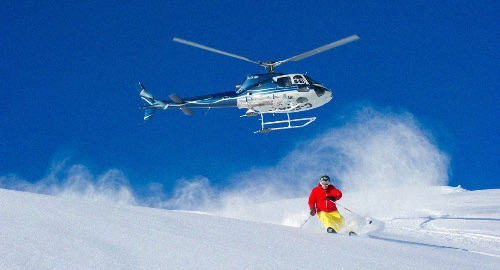
#> input picture hw3/hw3_data/whistler.jpg, 500 x 270 px
$ jupyter execute --allow-errors p1_seam_carve.ipynb   (older library calls are emulated)
#> lines starting #> are read from the running program, lines starting #| are printed output that depends on the picture
[cell 1]
import cv2
import numpy as np

[cell 2]
np.set_printoptions(suppress=True)
img = cv2.imread("hw3_data/whistler.jpg").astype(np.float32)
img_with_seam = img.copy()

[cell 3]
img_energy = np.abs(cv2.Sobel(cv2.cvtColor(img, cv2.COLOR_BGR2GRAY), cv2.CV_32F, 1, 0)) + np.abs(cv2.Sobel(cv2.cvtColor(img, cv2.COLOR_BGR2GRAY), cv2.CV_32F, 0, 1))
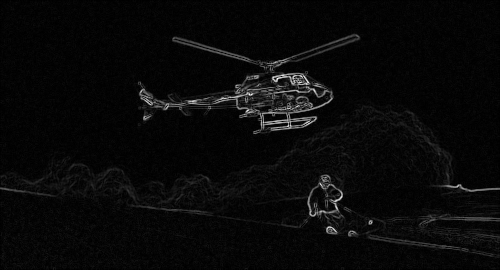
#> img_energy: shape (270, 500) float32; min 0, max 1147.5, mean 43.3; drawn with min black and max white

[cell 4]
img_energy.dtype

[cell 5]
W_matrix = np.empty((img.shape[0], img.shape[1]))

[cell 6]
W_matrix[:, [0,W_matrix.shape[1]-1]] = 10000000

[cell 7]
#Prefilling W_matrix top and bottom rows with default energy values from img_energy
#W_matrix[0, 1:W_matrix.shape[1]-1] = img_energy[0, 1:img_energy.shape[1]-1]

[cell 8]
a = np.random.randint( 0,100, 20 )
print(a)
is_max = np.zeros_like(a, dtype=np.bool)
left = a[ :-2]
print("l", left)
right = a[ 2: ]
print("r", right)
center = a[ 1:-1 ]
print("c", center)
print(np.min(np.vstack((left, right, center)), axis=0))
#is_max[ 1:-1 ] = (center > right) * (center > left)
#is_max[0] = a[0] > a[1]
#is_max[-1] = a[-1] > a[-2]
#print(is_max)
#print("Indices of local maxima in a:", np.where(is_max)[0])

#Stack the views on top of each other and find min using np.min(.. axis = 1)

[cell 9]
W_matrix

[cell 10]
def recursion(rowlocation, W_matrix, img_energy):
    if rowlocation == 0:#Base Case for bottom up approach: Assigning top row
        W_matrix[rowlocation, 1:W_matrix.shape[1]-1] = img_energy[rowlocation, 1:img_energy.shape[1]-1]
        return W_matrix
    else:
        W_matrix_modified = recursion(rowlocation-1, W_matrix, img_energy)
        above_row = W_matrix_modified[rowlocation-1]
        left = above_row[:-2]#Get left view of row
        right = above_row[2:]#Get right view of row
        center = above_row[1:-1]#Get center view of row
        min_energy_neighbors = np.min(np.vstack((left, right, center)), axis=0)
        W_matrix_modified[rowlocation, 1:W_matrix_modified.shape[1]-1] = img_energy[rowlocation, 1:img_energy.shape[1]-1] + min_energy_neighbors
        return W_matrix_modified

W_matrix = recursion(W_matrix.shape[0]-1, W_matrix, img_energy)
#> in recursion (call 40), `W_matrix_modified = recursion(rowlocation-1, W_matrix, img_energy)`:
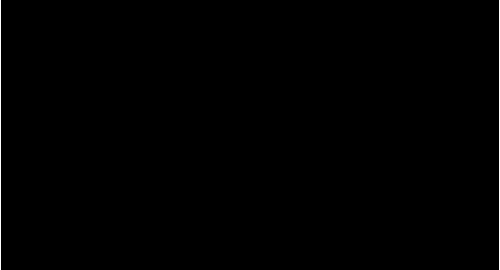
#> W_matrix_modified: shape (270, 500) float64; min 0, max 10000000, mean 41407.7; drawn with min black and max white
#> in recursion (call 40), `above_row = W_matrix_modified[rowlocation-1]`: above_row = 500 values, max 10000000 at index 0, min 2871.6 at index 96, mean 43514.5
#> in recursion (call 40), `left = above_row[:-2]#Get left view of row`: left = 498 values, max 10000000 at index 0, min 2871.6 at index 96, mean 23600.5
#> in recursion (call 40), `right = above_row[2:]#Get right view of row`: right = 498 values, max 10000000 at index 497, min 2871.6 at index 94, mean 23602.9
#> in recursion (call 40), `center = above_row[1:-1]#Get center view of row`: center = 498 values, max 6138.4 at index 328, min 2871.6 at index 95, mean 3528.6
#> in recursion (call 40), `min_energy_neighbors = np.min(np.vstack((left, right, center)), axis=0)`: min_energy_neighbors = 498 values, max 6069.9 at index 327, min 2871.6 at index 94, mean 3498.3
#> in recursion, `above_row = W_matrix_modified[rowlocation-1]`: above_row = 500 values, max 10000000 at index 0, min 3395 at index 149, mean 44057.2
#> in recursion, `left = above_row[:-2]#Get left view of row`: left = 498 values, max 10000000 at index 0, min 3395 at index 149, mean 24142.4
#> in recursion, `right = above_row[2:]#Get right view of row`: right = 498 values, max 10000000 at index 497, min 3395 at index 147, mean 24146.5
#> in recursion, `center = above_row[1:-1]#Get center view of row`: center = 498 values, max 5689.9 at index 497, min 3395 at index 148, mean 4073.5
#> in recursion, `min_energy_neighbors = np.min(np.vstack((left, right, center)), axis=0)`: min_energy_neighbors = 498 values, max 5659.9 at index 497, min 3395 at index 147, mean 4055.3
#> in recursion, `W_matrix_modified[rowlocation, 1:W_matrix_modified.shape[1]-1] = img_e..`:
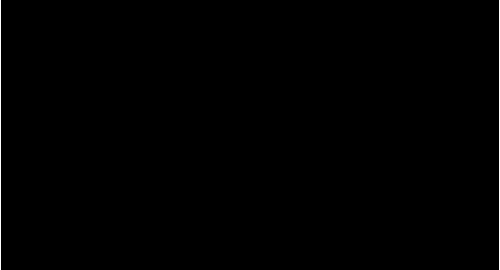
#> W_matrix_modified: shape (270, 500) float64; min 0, max 10000000, mean 41974.3; drawn with min black and max white

[cell 11]
W_matrix

[cell 12]
seam_coordinates = []
starting_col = np.argmin(W_matrix[W_matrix.shape[0]-1])
#> starting_col = 81
new_image = np.empty((img.shape[0], img.shape[1]-1, 3)) #Resized image will have one less column due to seam removal
#Min Seam energy
min_seam_energy = np.round(W_matrix[W_matrix.shape[0]-1, starting_col]/W_matrix.shape[0], decimals=2)
#> min_seam_energy = 12.6
seam_coordinates.append((W_matrix.shape[0]-1, starting_col))
img_with_seam[-1, starting_col, :] = [0,0,250]
#> img_with_seam: shape (270, 500, 3) float32; mean B, G, R 180.6, 124.4, 75.8
image = []
image.append(np.append(img[-1, 0:starting_col], img[-1, starting_col + 1:], axis=0))
for i in range(W_matrix.shape[0]-2, -1, -1):
    #Grab slice of the above row
    above_row_slice = W_matrix[i, [starting_col - 1, starting_col, starting_col + 1]]
    #Replace starting_col with above row's min val index
    column_index = starting_col - 1 + np.argmin(above_row_slice)
    seam_coordinates.append((i, column_index))
    #Edit the image for red seam
    img_with_seam[i, column_index, :] = [0,0,250]#Create the red seam
    image.append(np.append(img[i, 0:column_index], img[i, column_index + 1:], axis=0))#Create the new image
    starting_col = column_index
#> this loop made 269 passes
#> (above_row_slice, column_index, starting_col) on passes 1 to 3: ([3397, 3398, 3402.1], 80, 80), ([3424.2, 3391.7, 3384.5], 81, 81), ([3393.2, 3372.1, 3398.3], 81, 81)
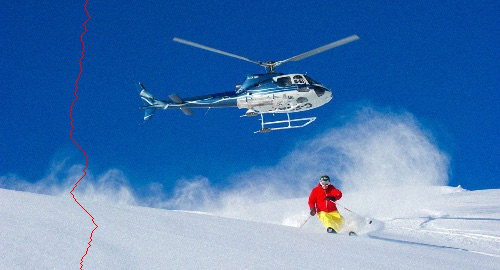
#> img_with_seam: shape (270, 500, 3) float32; mean B, G, R 180.2, 124.2, 76.2
#> after the loop, image = 270 items; seam_coordinates = 270 pairs, first value 0 to 269, second value 70 to 97
image = np.array(image)[::-1, :, :]#Reverse order of the rows

[cell 13]
seam_coordinates[::-1]
#> Out has the same summary as seam_coordinates

[cell 14]
bottom_col_index = np.argmin(W_matrix[W_matrix.shape[0]-1])
#> bottom_col_index = 81
image = []
image.append(np.append(img[-1, 0:bottom_col_index], img[-1, bottom_col_index + 1:], axis=0))

[cell 15]
#Horizontal seam computation

[cell 16]
np.set_printoptions(suppress=True)
img = cv2.imread("hw3_data/autumn.jpg").astype(np.float32)
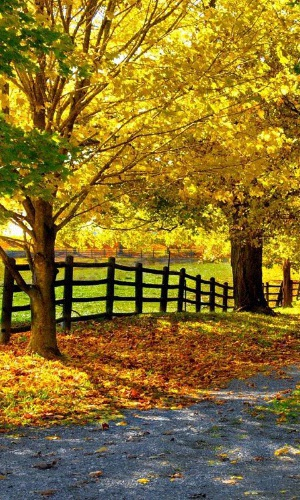
#> input picture hw3/hw3_data/autumn.jpg, 300 x 500 px
img_with_seam = img.copy()
